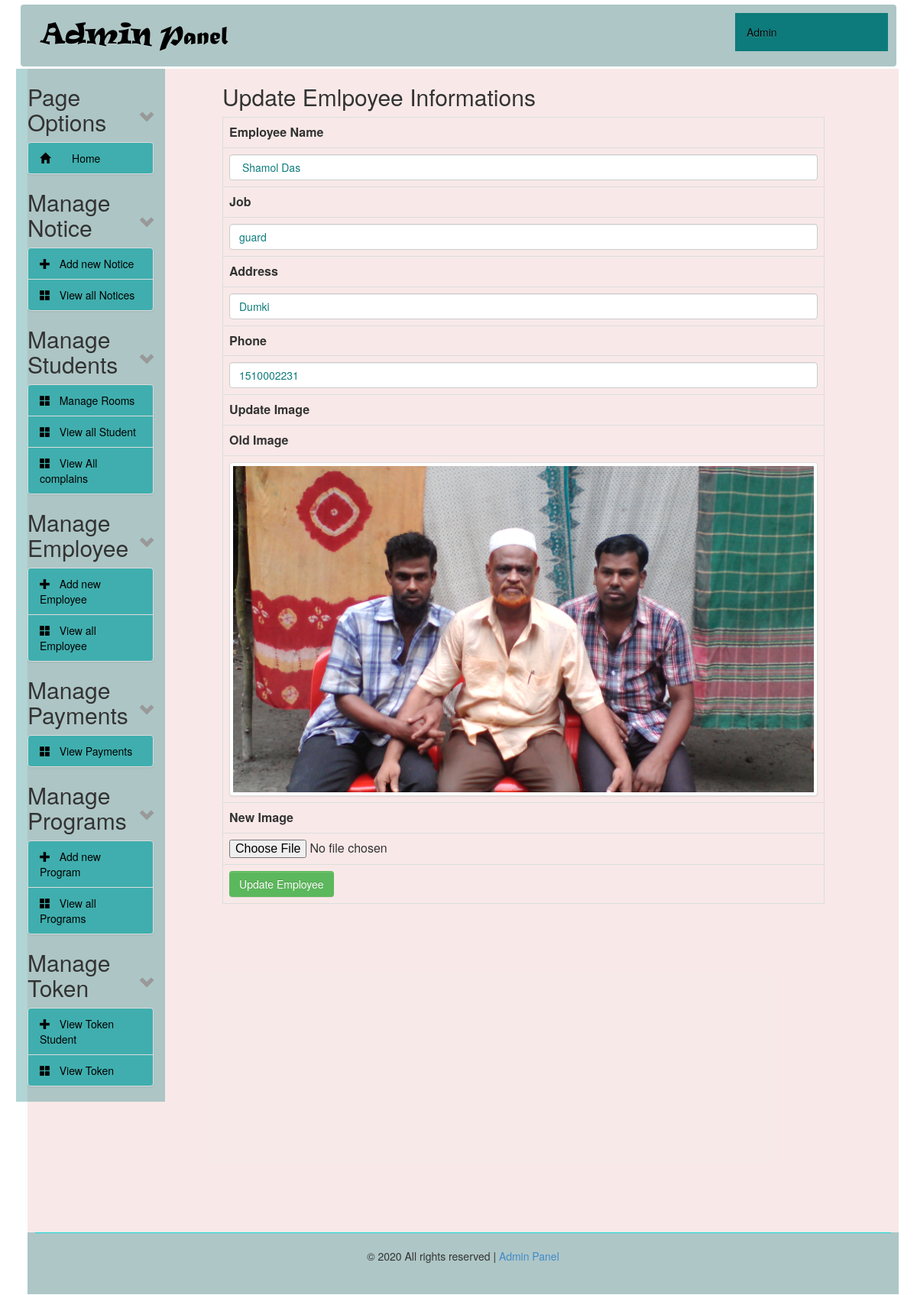
Screenshot of /admin/edit_employee.php?id=6 (signed in) with the database file from the repository.
### tables this page shows
CREATE TABLE `tbl_employee` (
  `id` int(11) NOT NULL,
  `name` varchar(100) NOT NULL,
  `job` varchar(100) NOT NULL,
  `address` varchar(100) NOT NULL,
  `phone` int(11) NOT NULL,
  `image` varchar(100) NOT NULL
);

### admin/edit_employee.php (the view, shortened to what this page needs)
<?php
include("../config.php");
?>
<?php
if (!isset($_REQUEST['id'])) {
  header("location: view-post.php");
} else {
  $id = $_REQUEST['id'];
}
?>
<?php
$statement = $db->prepare("SELECT * FROM tbl_employee WHERE id=?");
$statement->execute(array($id));
$result = $statement->fetchAll(PDO::FETCH_ASSOC);
foreach ($result as $row) {
  $name = $row['name'];
  $job = $row['job'];
  $address = $row['address'];
  $phone = $row['phone'];
  $image = $row['image'];
}
?>
<?php
include('header.php');
?>
<div class="col-sm-9 col-md-9 col-lg-9">
  <div id="content">
    <div class="wrapper-edit-post">
      <h2>Update Emlpoyee Informations</h2>
      <form action="edit_employee.php?id=<?= $id; ?>" method="post" enctype="multipart/form-data">
        <table class="table table-hover table-bordered">
          <tr><th>Employee Name </th></tr>
          <tr><td><input type="text" name="name" class="form-control" value="<?= $name ?>"/> </td></tr>
          <tr><th>Job </th></tr>
          <tr><td><input type="text" name="job" class="form-control" value="<?= $job ?>"/> </td></tr>
          <tr><th>Address </th></tr>
          <tr><td><input type="text" name="address" class="form-control" value="<?= $address ?>"/> </td></tr>
          <tr><th>Phone </th></tr>
          <tr><td><input type="text" name="phone" class="form-control" value="<?= $phone ?>"/> </td></tr>
          <tr><th>Update Image </th></tr>
          <tr><th>Old Image </th></tr>
          <tr><th><img src="../images/employees/<?= $image ?>" class="img img-thumbnail img-responsive"> </th></tr>
          <tr><th>New Image </th></tr>
          <tr><td><input type="file" name="image" /> </td></tr>
        <tr><td><input type="submit" class="btn btn-success" name="form_update_post" value="Update Employee" /></td></tr>
      </table>
    </form>
  </div>
</div>
</div>
<?php
include('footer.php');
?>

### admin/style-admin.css (style rules this page uses)
#content { margin-left:60px; height: auto; }
th { text-align: center; }
td, th { padding: 5px; text-align: left; }
.form-control { display: block; width: 100%; height: 34px; padding: 6px 12px; font-size: 14px; line-height: 1.42857143; color: #0D7B7B; background-color: #fff; background-image: none; border: 1px solid #ccc; border-radius: 4px; -webkit-box-shadow: inset 0 1px 1px rgba(0,0,0,.075); box-shadow: inset 0 1px 1px rgba(0,0,0,.075); -webkit-transition: border-color ease-in-out .15s,-webkit-box-shadow ease-in-out .15s; -o-transition: border-color ease-in-out .15s,box-shadow ease-in-out .15s; transition: border-color ease-in-out .15s,box-shadow ease-in-out .15s; }
.btn { display: inline-block; padding: 6px 12px; margin-bottom: 0; font-size: 14px; font-weight: 400; line-height: 1.42857143; text-align: center; white-space: nowrap; vertical-align: middle; -ms-touch-action: manipulation; touch-action: manipulation; cursor: pointer; -webkit-user-select: none; -moz-user-select: none; -ms-user-select: none; user-select: none; background-image: none; border: 1px solid transparent; border-radius: 4px; }
button, input, select, textarea { font-family: inherit; font-size: inherit; line-height: inherit; }
button, html input[type=button], input[type=reset], input[type=submit] { -webkit-appearance: button; cursor: pointer; }
button, input, optgroup, select, textarea { margin: 0; font: inherit; color: inherit; }

### rows the page displays
tbl_employee: name "Shamol Das", job "guard", address "Dumki", phone "1510002231", image (picture)
